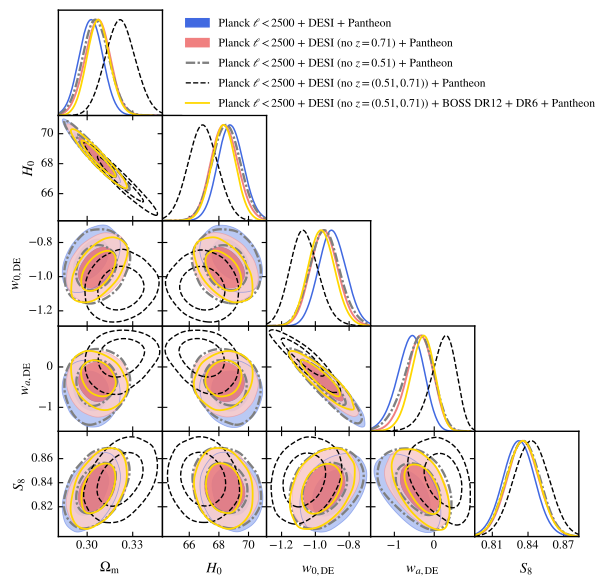

The Python source for this figure:
import getdist.plots as gplot
from getdist import MCSamples
from getdist import loadMCSamples
import os
import matplotlib
import subprocess
import matplotlib.pyplot as plt
import numpy as np

# GENERAL PLOT OPTIONS
matplotlib.rcParams['mathtext.fontset'] = 'stix'
matplotlib.rcParams['font.family'] = 'STIXGeneral'
matplotlib.rcParams['mathtext.rm'] = 'Bitstream Vera Sans'
matplotlib.rcParams['mathtext.it'] = 'Bitstream Vera Sans:italic'
matplotlib.rcParams['mathtext.bf'] = 'Bitstream Vera Sans:bold'
matplotlib.rcParams['xtick.bottom'] = True
matplotlib.rcParams['xtick.top'] = False
matplotlib.rcParams['ytick.right'] = False
matplotlib.rcParams['axes.edgecolor'] = 'black'
matplotlib.rcParams['axes.linewidth'] = '1.0'
matplotlib.rcParams['axes.labelsize'] = 'medium'
matplotlib.rcParams['axes.grid'] = True
matplotlib.rcParams['grid.linewidth'] = '0.0'
matplotlib.rcParams['grid.alpha'] = '0.18'
matplotlib.rcParams['grid.color'] = 'lightgray'
matplotlib.rcParams['legend.labelspacing'] = 0.77
matplotlib.rcParams['savefig.bbox'] = 'tight'
matplotlib.rcParams['savefig.format'] = 'pdf'

# ADDING AS DERIVED PARAMETER
num_points_thin = 30000

parameter = [u'omegam', u'H0', u'w', u'wa', u'SS8']
chaindir=r'./'

analysissettings={'smooth_scale_1D':0.45,'smooth_scale_2D':0.45,'ignore_rows': u'0.3',
'range_confidence' : u'0.025'}

analysissettings2={'smooth_scale_1D':0.45,'smooth_scale_2D':0.45,'ignore_rows': u'0.0',
'range_confidence' : u'0.025'}


root_chains = (
  'EXAMPLE_MCMC702',
  'EXAMPLE_MCMC703',
  'EXAMPLE_MCMC705',
  'EXAMPLE_MCMC706',
  'EXAMPLE_MCMC707',
)

# --------------------------------------------------------------------------------
samples=loadMCSamples(chaindir + root_chains[0],settings=analysissettings)
samples.thin(factor = int(np.sum(samples.weights)/num_points_thin))
p = samples.getParams()
samples.addDerived(p.s8omegamp5/0.5477225575,name='SS8',label='{S_8}')
samples.saveAsText(chaindir + '/.VM_P99v3_TMP1')
# --------------------------------------------------------------------------------
samples=loadMCSamples(chaindir + root_chains[1],settings=analysissettings)
samples.thin(factor = int(np.sum(samples.weights)/num_points_thin))
p = samples.getParams()
samples.addDerived(p.s8omegamp5/0.5477225575,name='SS8',label='{S_8}')
samples.saveAsText(chaindir + '/.VM_P99v3_TMP2')
# --------------------------------------------------------------------------------
samples=loadMCSamples(chaindir + root_chains[2],settings=analysissettings)
samples.thin(factor = int(np.sum(samples.weights)/num_points_thin))
p = samples.getParams()
samples.addDerived(p.s8omegamp5/0.5477225575,name='SS8',label='{S_8}')
samples.saveAsText(chaindir + '/.VM_P99v3_TMP3')
# --------------------------------------------------------------------------------
samples=loadMCSamples(chaindir + root_chains[3],settings=analysissettings)
samples.thin(factor = int(np.sum(samples.weights)/num_points_thin))
p = samples.getParams()
samples.addDerived(p.s8omegamp5/0.5477225575,name='SS8',label='{S_8}')
samples.saveAsText(chaindir + '/.VM_P99v3_TMP4')
# --------------------------------------------------------------------------------
samples=loadMCSamples(chaindir + root_chains[4],settings=analysissettings)
samples.thin(factor = int(np.sum(samples.weights)/num_points_thin))
p = samples.getParams()
samples.addDerived(p.s8omegamp5/0.5477225575,name='SS8',label='{S_8}')
samples.saveAsText(chaindir + '/.VM_P99v3_TMP5')

#GET DIST PLOT SETUP
g=gplot.getSubplotPlotter(chain_dir=chaindir,
analysis_settings=analysissettings2,width_inch=6.0)
g.settings.lw_contour = 1.2
g.settings.legend_rect_border = False
g.settings.figure_legend_frame = False
g.settings.axes_fontsize = 13.5
g.settings.legend_fontsize = 13.0
g.settings.alpha_filled_add = 0.9
g.settings.lab_fontsize=15
g.legend_labels=False

param_3d = None
g.triangle_plot(['.VM_P99v3_TMP1',
                 '.VM_P99v3_TMP2',
                 '.VM_P99v3_TMP3',
                 '.VM_P99v3_TMP4',
                 '.VM_P99v3_TMP5'],parameter,
plot_3d_with_param=param_3d,
legend_labels=[
  'Planck $\\ell < 2500$ + DESI + Pantheon', 
  'Planck $\\ell < 2500$ + DESI (no $z=0.71$) + Pantheon',
  'Planck $\\ell < 2500$ + DESI (no $z=0.51$) + Pantheon',
  'Planck $\\ell < 2500$ + DESI (no $z=(0.51,0.71)$) + Pantheon',
  'Planck $\\ell < 2500$ + DESI (no $z=(0.51,0.71)$) + BOSS DR12 + DR6 + Pantheon'
],
legend_loc=(0.3,0.805),
imax_shaded=0,
contour_colors=['royalblue','lightcoral','grey','black','gold'],
filled=[True,True,False,False,False],
line_args=[
{'lw': 1.1,'ls': 'solid', 'color':'royalblue'},
{'lw': 1.4,'ls': 'solid', 'color':'lightcoral'},
{'lw': 1.7,'ls': '-.', 'color':'grey'},
{'lw': 1.0,'ls': 'dashed', 'color':'black'},
{'lw': 1.3,'ls': 'solid', 'color':'gold'}
],
contour_ls=['solid', 'solid', '-.', 'dashed','solid'],
contour_lws=[1.1, 1.4, 1.7, 1.0,1.3],
)
g.export()
